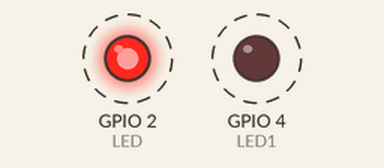
This sketch was run on a simulated ESP32. Parts: output pins drawn as LEDs (lit = HIGH). Dashed ring = blinking.

Above: at 0.2 s.
Timing chart, 0 to 4.6 s (numbered marks = the images above):
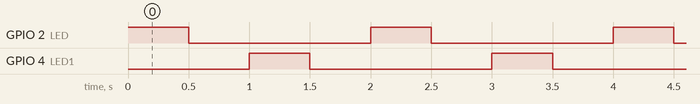

The sketch:

sketch.ino
```cpp
#define LED 2
#define LED1 4

void setup() {
  pinMode(LED, OUTPUT);
  pinMode(LED1, OUTPUT);
}

void loop() {
  digitalWrite(LED, HIGH);
  delay(500);
  digitalWrite(LED, LOW);
  delay(500);

  digitalWrite(LED1, HIGH);
  delay(500);
  digitalWrite(LED1,LOW);
  delay(500);
}
```

Measured:
- by itself, GPIO 2 (LED), GPIO 4 (LED1): alternates HIGH for 0.50 s and LOW for 1.5 s
- by itself, everything shown: repeats every 2.0 s, in 4 steps
